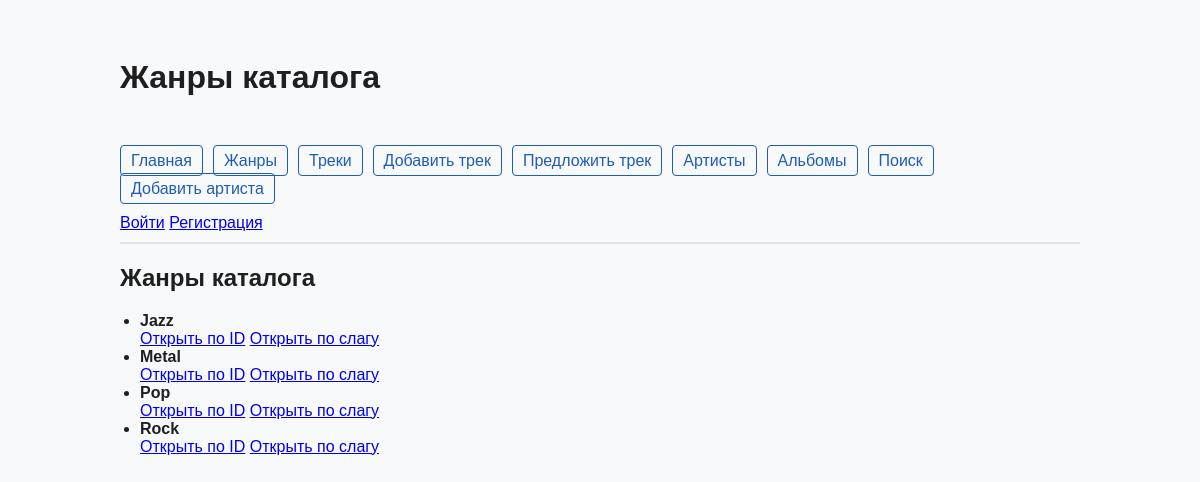
The page /genres/ on the database its author committed.
### music/models.py (models this page shows, shortened)
class Genre(models.Model):
    name = models.CharField(max_length=100, unique=True)
    slug = models.SlugField(max_length=100, unique=True)
    audience = models.CharField(
        max_length=20,
        choices=GenreAudience.choices,
        default=GenreAudience.GENERAL,
    )
    is_published = models.BooleanField(default=True)
    created_at = models.DateTimeField(auto_now_add=True)
    objects = models.Manager()
    published = PublishedGenreManager()
    class Meta:
        ordering = ['name']
        verbose_name = 'жанр'
        verbose_name_plural = 'жанры'

### music/views.py (the view)
# urls.py: path('genres/', views.genres, name='genres_list'),
def genres(request):
    genres_context = Genre.published.order_by('name')
    context = {
        'title': 'Жанры каталога',
        'menu': MENU,
        'genres': genres_context,
    }
    return render(request, 'music/genres.html', context)

### music/models.py (called while the page is built)
    def get_queryset(self):
        return super().get_queryset().filter(is_published=True)

### music/templates/music/genres.html
﻿{% extends 'base.html' %}
{% block content %}
<h2>Жанры каталога</h2>
<ul>
    {% for genre in genres %}
        <li>
            <strong>{{ genre.name }}</strong>
            <div>
                <a href="{% url 'genre_by_id' genre.id %}">Открыть по ID</a>
                <a href="{% url 'genre_by_slug' genre.slug %}">Открыть по слагу</a>
            </div>
        </li>
    {% empty %}
        <li>Жанры пока не добавлены.</li>
    {% endfor %}
</ul>
{% endblock %}

### static/music/css/style.css (style rules this page uses)
.main-content ul { padding-left: 20px; }

### rows shown on the page
Genre: name "Jazz"
Genre: name "Metal"
Genre: name "Pop"
Genre: name "Rock"

### other values the page prints
{{ title|default:"Музыкальный каталог" }} "Жанры каталога"
{{ item.title }} "Главная" "Жанры" "Треки" "Добавить трек" "Предложить трек" "Артисты" "Альбомы" "Поиск" "Добавить артиста"
